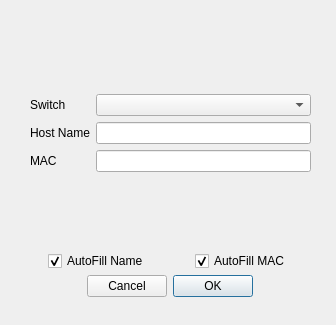
<?xml version="1.0" encoding="UTF-8"?>
<ui version="4.0">
 <class>Dialog</class>
 <widget class="QDialog" name="Dialog">
  <property name="geometry">
   <rect>
    <x>0</x>
    <y>0</y>
    <width>336</width>
    <height>325</height>
   </rect>
  </property>
  <property name="windowTitle">
   <string>Dialog</string>
  </property>
  <widget class="QDialogButtonBox" name="button_box">
   <property name="geometry">
    <rect>
     <x>80</x>
     <y>270</y>
     <width>181</width>
     <height>32</height>
    </rect>
   </property>
   <property name="layoutDirection">
    <enum>Qt::RightToLeft</enum>
   </property>
   <property name="orientation">
    <enum>Qt::Horizontal</enum>
   </property>
   <property name="standardButtons">
    <set>QDialogButtonBox::Cancel|QDialogButtonBox::Ok</set>
   </property>
   <property name="centerButtons">
    <bool>true</bool>
   </property>
  </widget>
  <widget class="QWidget" name="">
   <property name="geometry">
    <rect>
     <x>30</x>
     <y>20</y>
     <width>281</width>
     <height>251</height>
    </rect>
   </property>
   <layout class="QVBoxLayout" name="full_layout" stretch="3,1">
    <item>
     <layout class="QFormLayout" name="form_layout">
      <property name="formAlignment">
       <set>Qt::AlignLeading|Qt::AlignLeft|Qt::AlignVCenter</set>
      </property>
      <item row="0" column="0">
       <widget class="QLabel" name="switch_label">
        <property name="text">
         <string>Switch</string>
        </property>
       </widget>
      </item>
      <item row="0" column="1">
       <widget class="QComboBox" name="switch_box"/>
      </item>
      <item row="1" column="0">
       <widget class="QLabel" name="host_label">
        <property name="text">
         <string>Host Name</string>
        </property>
       </widget>
      </item>
      <item row="1" column="1">
       <widget class="QLineEdit" name="host_name"/>
      </item>
      <item row="2" column="0">
       <widget class="QLabel" name="mac_label">
        <property name="text">
         <string>MAC</string>
        </property>
       </widget>
      </item>
      <item row="2" column="1">
       <widget class="QLineEdit" name="mac_name"/>
      </item>
     </layout>
    </item>
    <item>
     <layout class="QHBoxLayout" name="checkbox_layout">
      <item alignment="Qt::AlignHCenter">
       <widget class="QCheckBox" name="auto_name">
        <property name="text">
         <string>AutoFill Name</string>
        </property>
        <property name="checked">
         <bool>true</bool>
        </property>
       </widget>
      </item>
      <item alignment="Qt::AlignHCenter">
       <widget class="QCheckBox" name="auto_mac">
        <property name="text">
         <string>AutoFill MAC</string>
        </property>
        <property name="checked">
         <bool>true</bool>
        </property>
       </widget>
      </item>
     </layout>
    </item>
   </layout>
  </widget>
 </widget>
 <resources/>
 <connections>
  <connection>
   <sender>button_box</sender>
   <signal>accepted()</signal>
   <receiver>Dialog</receiver>
   <slot>accept()</slot>
   <hints>
    <hint type="sourcelabel">
     <x>260</x>
     <y>284</y>
    </hint>
    <hint type="destinationlabel">
     <x>157</x>
     <y>274</y>
    </hint>
   </hints>
  </connection>
  <connection>
   <sender>button_box</sender>
   <signal>rejected()</signal>
   <receiver>Dialog</receiver>
   <slot>reject()</slot>
   <hints>
    <hint type="sourcelabel">
     <x>260</x>
     <y>290</y>
    </hint>
    <hint type="destinationlabel">
     <x>286</x>
     <y>274</y>
    </hint>
   </hints>
  </connection>
 </connections>
</ui>
